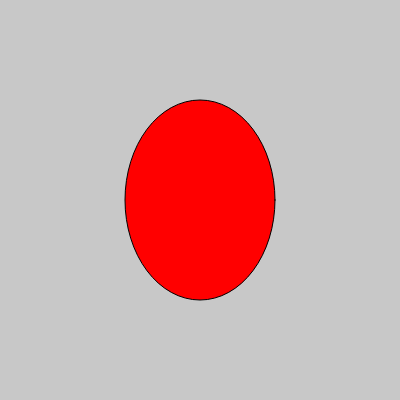
Frame 1 (no input)
Frame 60 (no input): identical to frame 1, image omitted
Frame 120 (the mouse pressed at the canvas centre since frame 60): identical to frame 1, image omitted

The p5.js sketch that drew this single still picture (run headless with seeded random() and noise() and a simulated clock; from frame 60 on, the mouse is pressed at the canvas centre):

// p5.js sketch
// ── sketch.js

var canvas;
var bgcolor;
var button;
var slider;
var nameInput;
var nameP;

function setup() {
  canvas = createCanvas(400, 400);
  bgcolor = color(200);
  nameP = createP('Your name!');
  //canvas.mouseOver(overpara);


  button = createButton("go");
  button.mousePressed(changeColor);
  slider = createSlider(0,100,100);
  nameInput = createInput('Type your name');

  nameP.mouseOver(overpara);
  nameP.mouseOut(outpara);

  nameInput.input(updateText);
}

function draw() {
  background(bgcolor);
  //rectMode(CENTER);
  fill(255,0,0);
  ellipse(200,200,1.5*slider.value(),2*slider.value());
  //nameP.html(nameInput.value());
  console.log(nameInput.value())
}

function changeColor(){
  bgcolor = color(random(255));
}

function overpara(){
  nameP.html('Your mouse is over me!');
}

function outpara(){
  nameP.html('Your mouse is out!');
}

function updateText() {
  nameP.html(nameInput.value())
}
